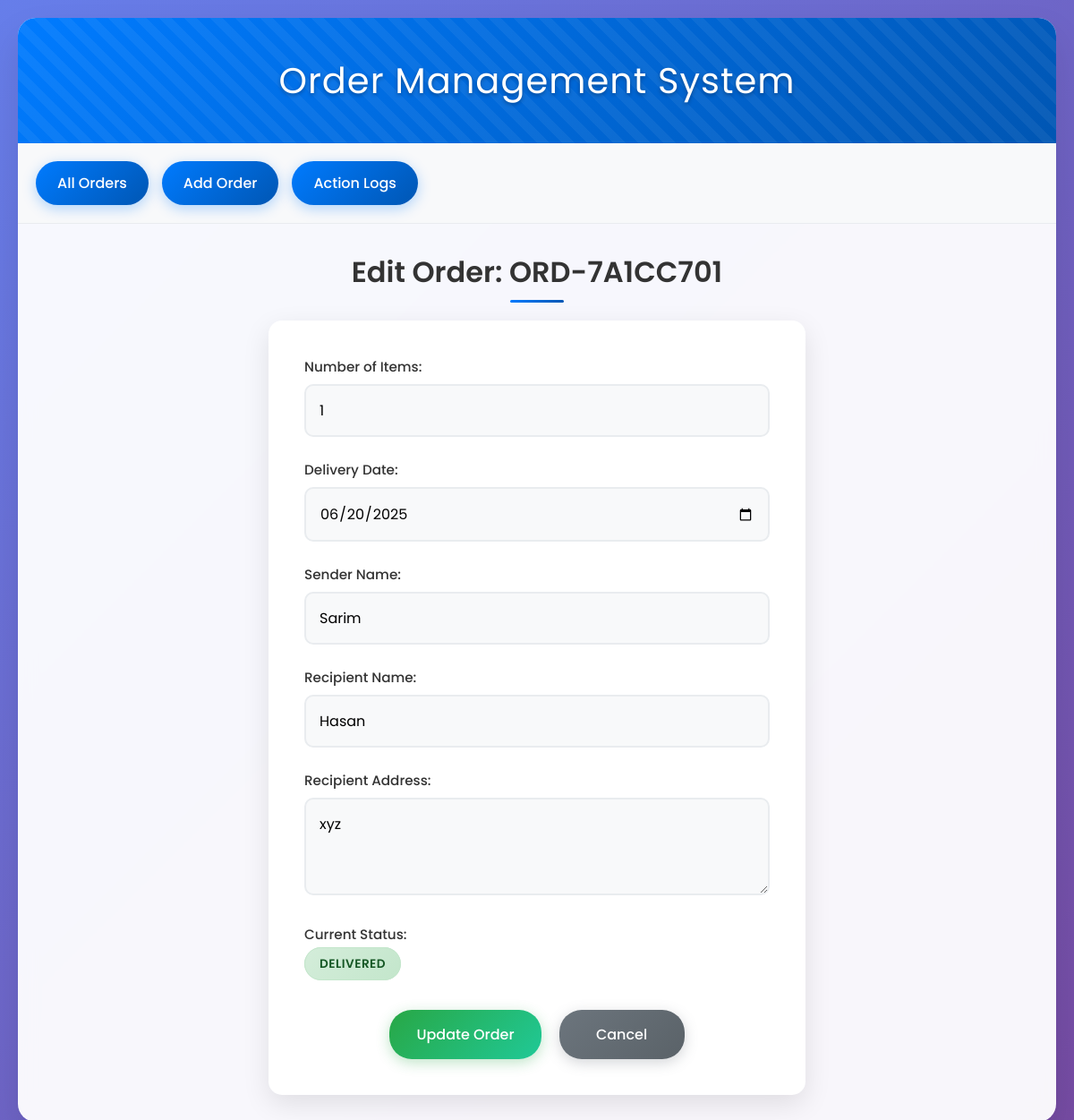
Page /edit_order/ORD-7A1CC701 on the committed database.
### models.py (models this page shows, shortened)
class Order(db.Model):
    __tablename__ = 'orders'
    id = db.Column(db.Integer, primary_key=True)
    order_id = db.Column(db.String(50), unique=True, nullable=False)
    num_items = db.Column(db.Integer, nullable=False)
    delivery_date = db.Column(db.Date, nullable=False)
    sender_name = db.Column(db.String(100), nullable=False)
    recipient_name = db.Column(db.String(100), nullable=False)
    recipient_address = db.Column(db.Text, nullable=False)
    status = db.Column(db.String(20), default='Ongoing', nullable=False)
    created_at = db.Column(db.DateTime, default=datetime.utcnow)

### app.py (the view, shortened to what this page needs)
@app.route('/edit_order/<order_id>', methods=['GET', 'POST'])
def edit_order(order_id):
    order = Order.query.filter_by(order_id=order_id).first_or_404()
    return render_template('edit_order.html', order=order)

### templates/edit_order.html (shortened to what this page needs)
{% extends "base.html" %}
{% block content %}
<h2 class="page-title">Edit Order: {{ order.order_id }}</h2>
<div class="form-container">
    <form method="POST">
        <div class="form-group">
            <label for="num_items">Number of Items:</label>
            <input type="number" id="num_items" name="num_items" min="1" value="{{ order.num_items }}" required>
        </div>
        <div class="form-group">
            <label for="delivery_date">Delivery Date:</label>
            <input type="date" id="delivery_date" name="delivery_date"
                value="{{ order.delivery_date.strftime('%Y-%m-%d') }}" required>
        </div>
        <div class="form-group">
            <label for="sender_name">Sender Name:</label>
            <input type="text" id="sender_name" name="sender_name" value="{{ order.sender_name }}" required>
        </div>
        <div class="form-group">
            <label for="recipient_name">Recipient Name:</label>
            <input type="text" id="recipient_name" name="recipient_name" value="{{ order.recipient_name }}" required>
        </div>
        <div class="form-group">
            <label for="recipient_address">Recipient Address:</label>
            <textarea id="recipient_address" name="recipient_address" rows="3"
                required>{{ order.recipient_address }}</textarea>
        </div>
        <div class="form-group">
            <label>Current Status:</label>
            <span class="status-badge status-{{ order.status.lower() }}">{{ order.status }}</span>
        </div>
        <div class="form-buttons">
            <button type="submit" class="btn btn-success">Update Order</button>
            <a href="{{ url_for('index') }}" class="btn btn-secondary">Cancel</a>
        </div>
    </form>
</div>
{% endblock %}

### templates/base.html (style rules this page uses)
* { margin: 0; padding: 0; box-sizing: border-box; }
body { font-family: 'Poppins', -apple-system, BlinkMacSystemFont, 'Segoe UI', Roboto, Oxygen, Ubuntu, Cantarell, sans-serif; background: linear-gradient(135deg, #667eea 0%, #764ba2 100%); min-height: 100vh; padding: 20px; }
.page-title { font-size: 2em; font-weight: 600; color: #333; margin-bottom: 30px; text-align: center; position: relative; }
.page-title::after { content: ''; position: absolute; bottom: -10px; left: 50%; transform: translateX(-50%); width: 60px; height: 3px; background: linear-gradient(135deg, #007bff 0%, #0056b3 100%); border-radius: 2px; }
.form-container { background: white; padding: 40px; border-radius: 15px; box-shadow: 0 10px 30px rgba(0, 0, 0, 0.1); max-width: 600px; margin: 0 auto; }
.form-group { margin-bottom: 25px; }
label { display: block; margin-bottom: 8px; font-weight: 500; color: #333; font-size: 0.95em; }
input, textarea, select { width: 100%; padding: 15px; border: 2px solid #e9ecef; border-radius: 10px; font-size: 16px; font-family: 'Poppins', sans-serif; font-weight: 400; transition: all 0.3s ease; background: #f8f9fa; }
button, .btn { display: inline-block; padding: 15px 30px; border: none; border-radius: 25px; font-size: 16px; font-family: 'Poppins', sans-serif; font-weight: 500; text-decoration: none; cursor: pointer; transition: all 0.3s ease; position: relative; overflow: hidden; }
.btn-primary, button { background: linear-gradient(135deg, #007bff 0%, #0056b3 100%); color: white; box-shadow: 0 4px 15px rgba(0, 123, 255, 0.3); }
.btn-success { background: linear-gradient(135deg, #28a745 0%, #20c997 100%); color: white; box-shadow: 0 4px 15px rgba(40, 167, 69, 0.3); }
.btn-secondary { background: linear-gradient(135deg, #6c757d 0%, #5a6268 100%); color: white; box-shadow: 0 4px 15px rgba(108, 117, 125, 0.3); }
.form-buttons { display: flex; justify-content: center; align-items: center; gap: 20px; margin-top: 40px; flex-wrap: wrap; }
.form-buttons .btn { min-width: 140px; text-align: center; }
.status-badge { padding: 8px 16px; border-radius: 20px; font-size: 0.85em; font-weight: 600; text-transform: uppercase; letter-spacing: 0.5px; }
.status-delivered { background: linear-gradient(135deg, #d4edda 0%, #c3e6cb 100%); color: #155724; border: 1px solid #c3e6cb; }

### rows in the picture
Order: order_id "ORD-7A1CC701", num_items "1", delivery_date "06/20/2025", sender_name "Sarim", recipient_name "Hasan", recipient_address "xyz", status "DELIVERED"
